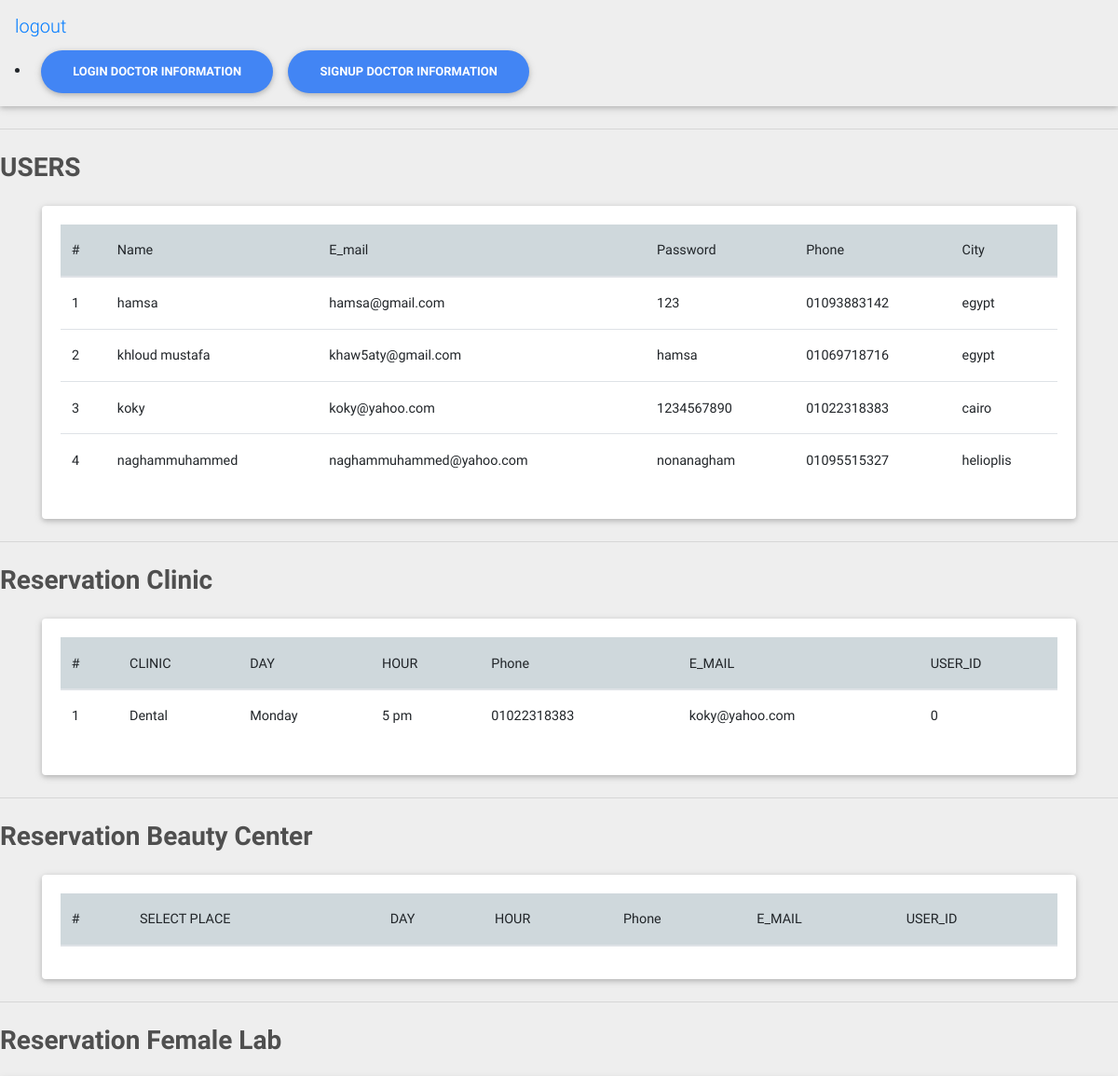
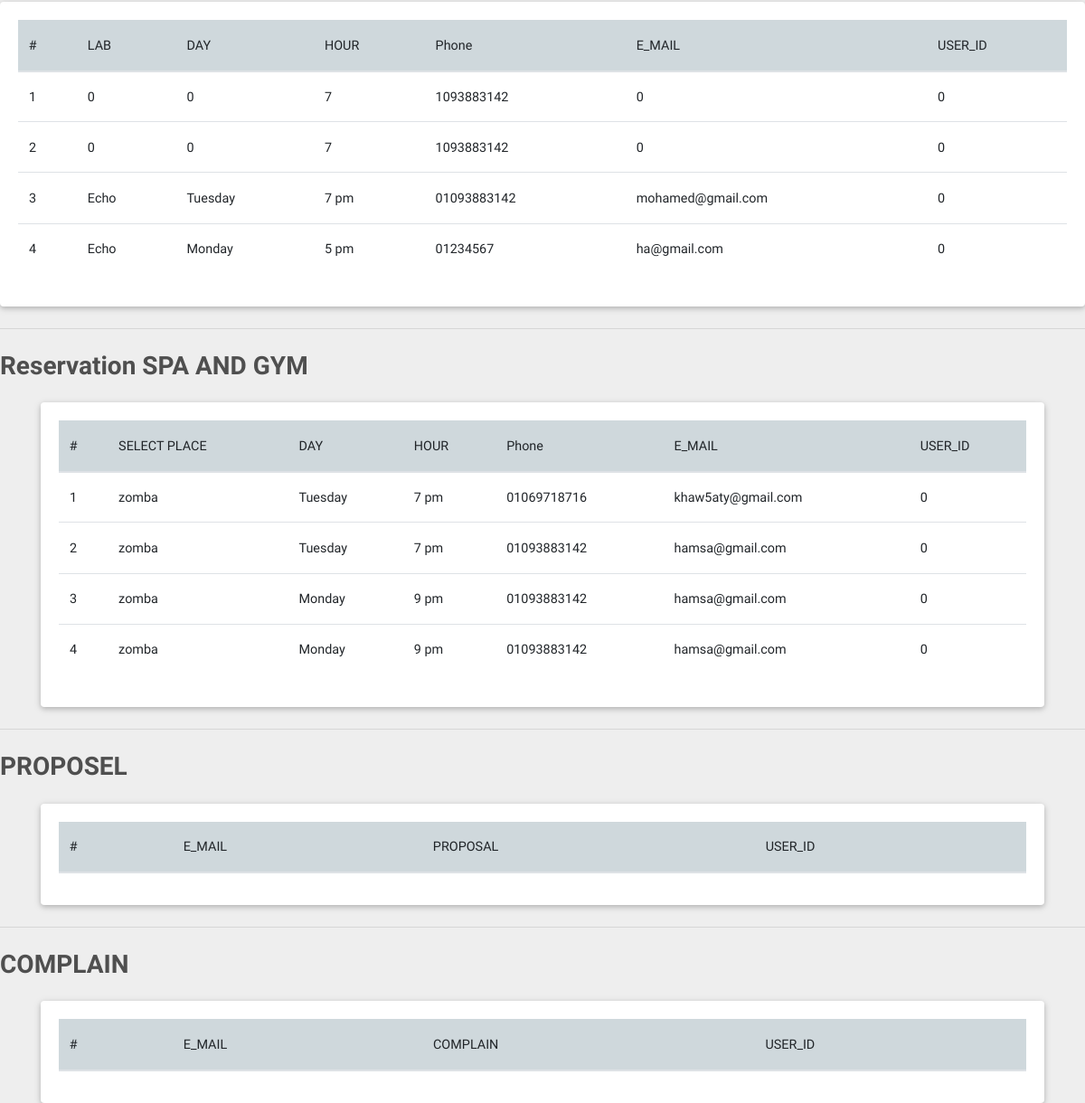
The page /Admin/admin.php on the database as committed earlier (2 pictures, top to bottom).
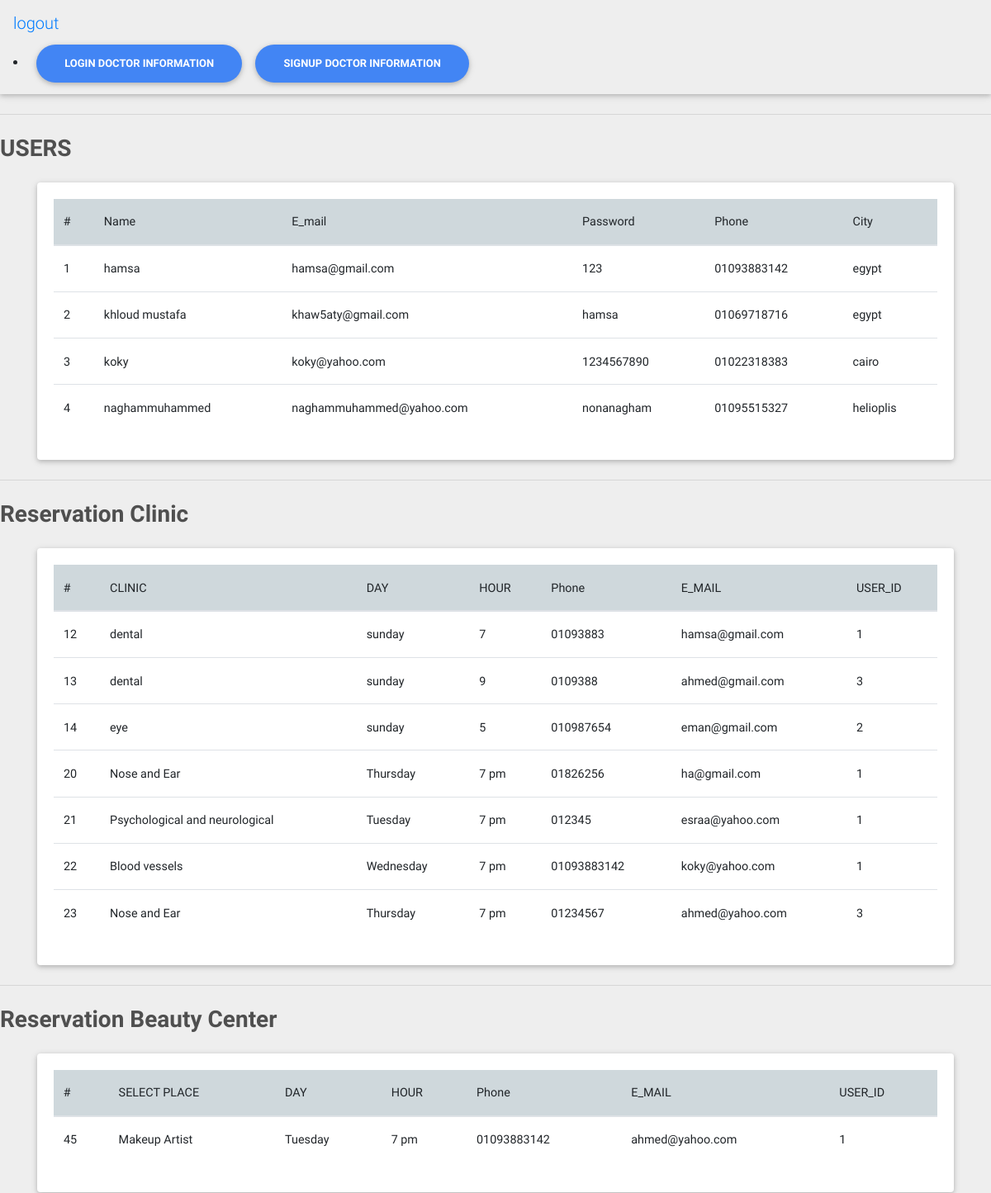
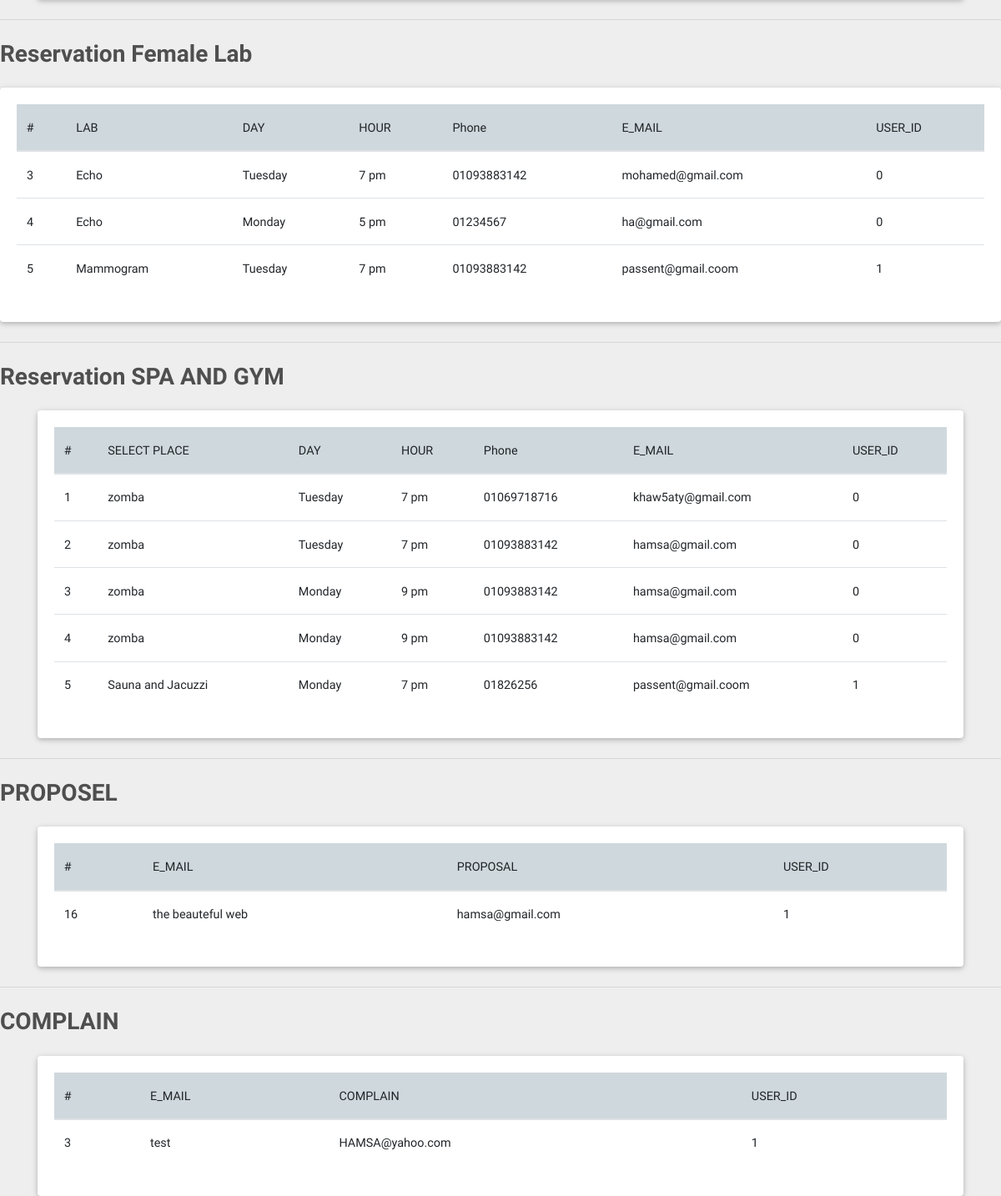
The same page on the database as committed later (2 pictures, top to bottom).
### tables this page shows
CREATE TABLE `users` (
  `user_ID` int(11) NOT NULL,
  `name` varchar(70) NOT NULL,
  `E_mail` varchar(70) NOT NULL,
  `password` varchar(50) NOT NULL,
  `phone` varchar(50) NOT NULL,
  `city` varchar(40) NOT NULL
);

CREATE TABLE `clinics` (
  `code_clinic` int(11) NOT NULL,
  `clinic` varchar(50) NOT NULL,
  `day` varchar(15) NOT NULL,
  `hour` varchar(10) NOT NULL,
  `phone` varchar(50) NOT NULL,
  `mail` varchar(70) NOT NULL,
  `user_id_clinic` int(11) DEFAULT NULL,
  `doctor_id` int(11) DEFAULT NULL,
  `note` tinytext NOT NULL,
  `Specific doctor` varchar(80) NOT NULL
);

CREATE TABLE `femalelab` (
  `code_lab` int(11) NOT NULL,
  `lab` varchar(11) NOT NULL,
  `day` varchar(15) NOT NULL,
  `hour` varchar(11) NOT NULL,
  `phone` varchar(60) NOT NULL,
  `mail` varchar(60) NOT NULL,
  `user_ID` int(11) NOT NULL
);

CREATE TABLE `spagym` (
  `code_sg` int(11) NOT NULL,
  `selected` varchar(60) NOT NULL,
  `day` varchar(15) NOT NULL,
  `hour` varchar(10) NOT NULL,
  `phone` varchar(50) NOT NULL,
  `mail` varchar(70) NOT NULL,
  `userID` int(11) NOT NULL
);

CREATE TABLE `beautycenter` (
  `code_beauty` int(11) NOT NULL,
  `selected` varchar(30) NOT NULL,
  `day` varchar(15) NOT NULL,
  `hour` varchar(10) NOT NULL,
  `phone` varchar(50) NOT NULL,
  `mail` varchar(70) NOT NULL,
  `iduser` int(11) NOT NULL
);

CREATE TABLE `proposal` (
  `code` int(11) NOT NULL,
  `E_mail` varchar(60) NOT NULL,
  `proposal` text NOT NULL,
  `userID_FKP` int(11) NOT NULL
);

CREATE TABLE `complain` (
  `code` int(11) NOT NULL,
  `E_mail` varchar(80) NOT NULL,
  `complain` text NOT NULL,
  `userID_FKC` int(11) NOT NULL
);

### Admin/admin.php (the view, shortened to what this page needs)
<!DOCTYPE html>
<html lang="en">
<head>
    <link href="css/sb-admin.css" rel="stylesheet">
    <link rel="stylesheet" href="css/fontawesome.css">
    <link rel="stylesheet" href="css/style1.css">
    <link href="css/sb-admin.css" rel="stylesheet">
  <link href="css/bootstrap.min.css" rel="stylesheet">
  <link href="css/mdb.min.css" rel="stylesheet">
</head>
<body>
<nav class="navbar navbar-inverse navbar-fixed-top" role="navigation">
<div class="navbar-header">
    <a class="navbar-brand" href="logout.php">logout</a>
    <li class="wow fadeIn" data-wow-delay="0.4s">
      <a class="btn pink-gradient btn-rounded btn-primary font-weight-bold"id='login-btn'>login doctor information </a>
      <a class="btn pink-gradient btn-rounded btn-primary font-weight-bold"id='signup-btn'>SIGNUP DOCTOR INFORMATION </a>
      <?php
include('../layout/DB.php');
 ?>
    </li>
</div>
</nav>
<hr class="my-4">
<h3 class="my-4 dark-grey-text font-weight-bold">USERS</h5>
<main>
<section>
<div class="container">
  <div class="card">
    <div class="card-body">
      <table class="table">
        <thead class="blue-grey lighten-4">
          <tr>
            <th>#</th>
            <th>Name</th>
            <th>E_mail</th>
            <th>Password</th>
            <th>Phone</th>
            <th>City</th>
          </tr>
        </thead>
        <tbody>
          <tr>
            <?php
        $sql = "SELECT * FROM users";
        $result = mysqli_query($connection,$sql);
        if(mysqli_num_rows($result)>0)
        {
            while($row = mysqli_fetch_assoc($result))
            {
                $user_ID = $row['user_ID'];
                $name = $row['name'];
                $E_mail = $row['E_mail'];
                $password = $row['password'];
                $phone = $row['phone'];
                $city = $row['city'];
                echo "<tr>
                    <th>{$user_ID}</th>
                    <th>{$name}</th>
                    <th>{$E_mail}</th>
                    <th>{$password}</th>
                    <th>{$phone}</th>
                    <th>{$city}</th>
                    </tr>";
            }
        }
      ?>
          </tr>
        </tbody>
      </table>
    </div>
  </div>
                    </div>
<hr class="my-4">
<h3 class="my-4 dark-grey-text font-weight-bold">Reservation Clinic</h5>
<main>
<section>
<div class="container">
  <div class="card">
    <div class="card-body">
      <table class="table">
        <thead class="blue-grey lighten-4">
          <tr>
            <th>#</th>
            <th>CLINIC</th>
            <th>DAY</th>
            <th>HOUR</th>
            <th>Phone</th>
            <th>E_MAIL</th>
            <th>USER_ID</th>
          </tr>
        </thead>
        <tbody>
          <tr>
            <?php
        $sql = "SELECT * FROM clinics";
        $result = mysqli_query($connection,$sql);
        if(mysqli_num_rows($result)>0)
        {
            while($row = mysqli_fetch_assoc($result))
            {
                $code_clinic = $row['code_clinic'];
                $clinic = $row['clinic'];
                $day = $row['day'];
                $hour = $row['hour'];
                $phone = $row['phone'];
                $mail = $row['mail'];
                $user_id_clinic = $row['user_id_clinic'];
                echo "<tr>
                    <th>{$code_clinic}</th>
                    <th>{$clinic}</th>
                    <th>{$day}</th>
                    <th>{$hour}</th>
                    <th>{$phone}</th>
                    <th>{$mail}</th>
                    <th>{$user_id_clinic}</th>
                    </tr>";
            }
        }
      ?>
          </tr>
        </tbody>
      </table>
    </div>
  </div>
                    </div>
            <hr class="my-4">
<h3 class="my-4 dark-grey-text font-weight-bold">Reservation Beauty Center</h5>
<main>
<section>
<div class="container">
  <div class="card">
    <div class="card-body">
      <table class="table">
        <thead class="blue-grey lighten-4">
          <tr>
            <th>#</th>
            <th>SELECT PLACE</th>
            <th>DAY</th>
            <th>HOUR</th>
            <th>Phone</th>
            <th>E_MAIL</th>
            <th>USER_ID</th>
          </tr>
        </thead>
        <tbody>
          <tr>
            <?php
        $sql = "SELECT * FROM beautycenter";
        $result = mysqli_query($connection,$sql);
        if(mysqli_num_rows($result)>0)
        {
            while($row = mysqli_fetch_assoc($result))
            {
                $code_beauty = $row['code_beauty'];
                $selected = $row['selected'];
                $day = $row['day'];
                $hour = $row['hour'];
                $phone = $row['phone'];
                $mail = $row['mail'];
                $iduser = $row['iduser'];
                echo "<tr>
                    <th>{$code_beauty}</th>
                    <th>{$selected}</th>
                    <th>{$day}</th>
                    <th>{$hour}</th>
                    <th>{$phone}</th>
                    <th>{$mail}</th>
                    <th>{$iduser}</th>
                    </tr>";
            }
        }
      ?>
          </tr>
        </tbody>
      </table>
    </div>
  </div>
                    </div>
            <hr class="my-4">
<h3 class="my-4 dark-grey-text font-weight-bold">Reservation Female Lab</h5>
<main>
<section>
  <div class="card">
    <div class="card-body">
      <table class="table">
        <thead class="blue-grey lighten-4">
          <tr>
            <th>#</th>
            <th>LAB</th>
            <th>DAY</th>
            <th>HOUR</th>
            <th>Phone</th>
            <th>E_MAIL</th>
            <th>USER_ID</th>
          </tr>
        </thead>
        <tbody>
          <tr>
            <?php
        $sql = "SELECT * FROM femalelab";
        $result = mysqli_query($connection,$sql);
        if(mysqli_num_rows($result)>0)
        {
            while($row = mysqli_fetch_assoc($result))
            {
                $code_lab = $row['code_lab'];
                $lab = $row['lab'];
                $day = $row['day'];
                $hour = $row['hour'];
                $phone = $row['phone'];
                $mail = $row['mail'];
                $user_ID = $row['user_ID'];
                echo "<tr>
                    <th>{$code_lab}</th>
                    <th>{$lab}</th>
                    <th>{$day}</th>
                    <th>{$hour}</th>
                    <th>{$phone}</th>
                    <th>{$mail}</th>
                    <th>{$user_ID}</th>
                    </tr>";
            }
        }
      ?>
          </tr>
        </tbody>
      </table>
    </div>
  </div>
            <hr class="my-4">
<h3 class="my-4 dark-grey-text font-weight-bold">Reservation SPA AND GYM</h5>
<main>
<section>
<div class="container">
  <div class="card">
    <div class="card-body">
      <table class="table">
        <thead class="blue-grey lighten-4">
          <tr>
            <th>#</th>
            <th>SELECT PLACE</th>
            <th>DAY</th>
            <th>HOUR</th>
            <th>Phone</th>
            <th>E_MAIL</th>
            <th>USER_ID</th>
          </tr>
        </thead>
        <tbody>
          <tr>
            <?php
        $sql = "SELECT * FROM spagym";
        $result = mysqli_query($connection,$sql);
        if(mysqli_num_rows($result)>0)
        {
            while($row = mysqli_fetch_assoc($result))
            {
                $code_sg = $row['code_sg'];
                $selected = $row['selected'];
                $day = $row['day'];
                $hour = $row['hour'];
                $phone = $row['phone'];
                $mail = $row['mail'];
                $userID = $row['userID'];
                echo "<tr>
                    <th>{$code_sg}</th>
                    <th>{$selected}</th>
                    <th>{$day}</th>
                    <th>{$hour}</th>
                    <th>{$phone}</th>
                    <th>{$mail}</th>
                    <th>{$userID}</th>
                    </tr>";
            }
        }
      ?>
          </tr>
        </tbody>
      </table>
    </div>
  </div>
                    </div>
            <hr class="my-4">
<h3 class="my-4 dark-grey-text font-weight-bold">PROPOSEL</h5>
<main>
<section>
<div class="container">
  <div class="card">
    <div class="card-body">
      <table class="table">
        <thead class="blue-grey lighten-4">
          <tr>
            <th>#</th>
            <th>E_MAIL</th>
            <th>PROPOSAL</th>
            <th>USER_ID</th>
          </tr>
        </thead>
        <tbody>
          <tr>
            <?php
        $sql = "SELECT * FROM proposal";
        $result = mysqli_query($connection,$sql);
        if(mysqli_num_rows($result)>0)
        {
            while($row = mysqli_fetch_assoc($result))
            {
                $code = $row['code'];
                $proposal = $row['proposal'];
                $E_mail = $row['E_mail'];
                $userID_FKP = $row['userID_FKP'];
                echo "<tr>
                    <th>{$code}</th>
                    <th>{$proposal}</th>
                    <th>{$E_mail}</th>
                    <th>{$userID_FKP}</th>
                    </tr>";
            }
        }
      ?>
          </tr>
        </tbody>
      </table>
    </div>
  </div>
                    </div>
            <hr class="my-4">
<h3 class="my-4 dark-grey-text font-weight-bold">COMPLAIN</h5>
<main>
<section>
<div class="container">
  <div class="card">
    <div class="card-body">
      <table class="table">
        <thead class="blue-grey lighten-4">
          <tr>
            <th>#</th>
            <th>E_MAIL</th>
            <th>COMPLAIN</th>
            <th>USER_ID</th>
          </tr>
        </thead>
        <tbody>
          <tr>
            <?php
        $sql = "SELECT * FROM complain";
        $result = mysqli_query($connection,$sql);
        if(mysqli_num_rows($result)>0)
        {
            while($row = mysqli_fetch_assoc($result))
            {
                $code = $row['code'];
                $complain = $row['complain'];
                $E_mail = $row['E_mail'];
                $userID_FKC = $row['userID_FKC'];
                echo "<tr>
                    <th>{$code}</th>
                    <th>{$complain}</th>
                    <th>{$E_mail}</th>
                    <th>{$userID_FKC}</th>
                    </tr>";
            }
        }
      ?>
          </tr>
        </tbody>
      </table>
    </div>
  </div>
                    </div>
</body>
</html>

### Admin/css/sb-admin.css (style rules this page uses)
body { margin-top: 100px; background-color: #222; }
@media (min-width:768px) { body { margin-top: 50px; } }

Rows that differ between the two databases and show on the page:
removed clinics: code_clinic "1", clinic "Dental", day "Monday", hour "5 pm", phone "01022318383", mail "koky@yahoo.com", user_id_clinic "0"
removed femalelab: code_lab "1", lab "0", day "0", hour "7", phone "1093883142", mail "0", user_ID "0"
removed femalelab: code_lab "2", lab "0", day "0", hour "7", phone "1093883142", mail "0", user_ID "0"
added clinics: code_clinic "12", clinic "dental", day "sunday", hour "7", phone "01093883", mail "hamsa@gmail.com", user_id_clinic "1"
added clinics: code_clinic "13", clinic "dental", day "sunday", hour "9", phone "0109388", mail "ahmed@gmail.com", user_id_clinic "3"
added clinics: code_clinic "14", clinic "eye", day "sunday", hour "5", phone "010987654", mail "eman@gmail.com", user_id_clinic "2"
added clinics: code_clinic "20", clinic "Nose and Ear", day "Thursday", hour "7 pm", phone "01826256", mail "ha@gmail.com", user_id_clinic "1"
added clinics: code_clinic "21", clinic "Psychological and neurological", day "Tuesday", hour "7 pm", phone "012345", mail "esraa@yahoo.com", user_id_clinic "1"
added clinics: code_clinic "22", clinic "Blood vessels", day "Wednesday", hour "7 pm", phone "01093883142", mail "koky@yahoo.com", user_id_clinic "1"
added clinics: code_clinic "23", clinic "Nose and Ear", day "Thursday", hour "7 pm", phone "01234567", mail "ahmed@yahoo.com", user_id_clinic "3"
added beautycenter: code_beauty "45", selected "Makeup Artist", day "Tuesday", hour "7 pm", phone "01093883142", mail "ahmed@yahoo.com", iduser "1"
added femalelab: code_lab "5", lab "Mammogram", day "Tuesday", hour "7 pm", phone "01093883142", mail "passent@gmail.coom", user_ID "1"
added spagym: code_sg "5", selected "Sauna and Jacuzzi", day "Monday", hour "7 pm", phone "01826256", mail "passent@gmail.coom", userID "1"
added proposal: code "16", proposal "the beauteful web", E_mail "hamsa@gmail.com", userID_FKP "1"
added complain: code "3", complain "test", E_mail "HAMSA@yahoo.com", userID_FKC "1"
